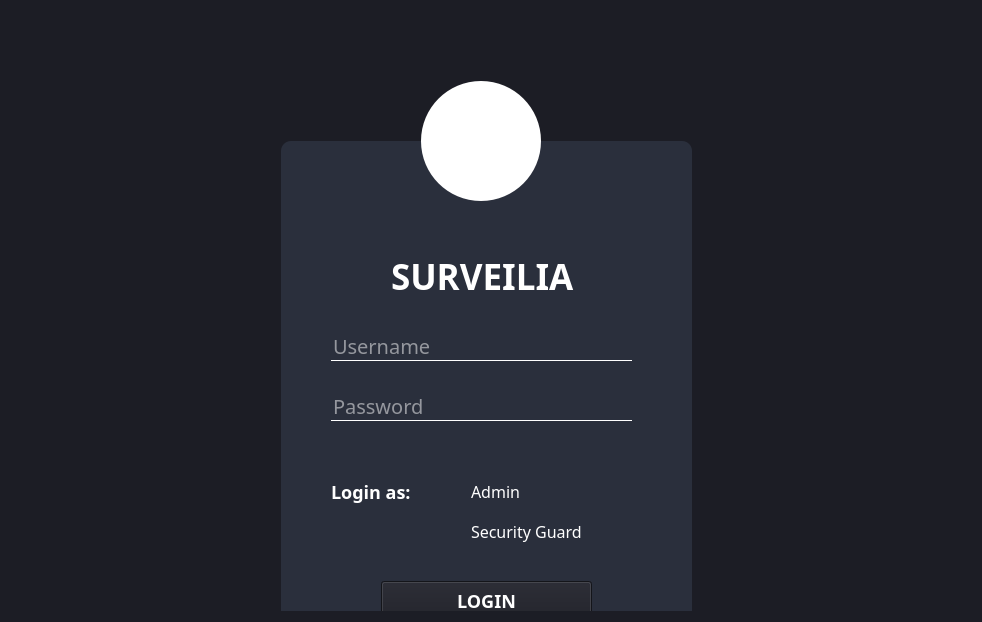
      <widget class="QWidget" name="login_page">
       <property name="styleSheet">
        <string notr="true">*{
font-family: century gothic;
font-size: 30px;
background-color:#1C1D25;
}
QFrame{
background: #2A2F3C ;
border-radius:10px;

}
QLabel{
color:white;
font-weight: bold;
}
QToolButton{
background:white;
border-radius:60px;
}
QLineEdit{
background: transparent;
border:none;
color:WHITE;
border-bottom:1px solid WHITE;
font-size:20px;

}
QPushButton{
font-size:18px;
font-weight:bold;
color:white ;
background-color:#1C1D25;
}
QPushButton:hover{
color:white;
background-color:black;
}
#logoLabel{
background:transparent;
}</string>
       </property>
       <layout class="QHBoxLayout" name="horizontalLayout_2">
        <item>
         <layout class="QHBoxLayout" name="horizontalLayout">
          <item>
           <spacer name="horizontalSpacer_2">
            <property name="orientation">
             <enum>Qt::Horizontal</enum>
            </property>
            <property name="sizeType">
             <enum>QSizePolicy::MinimumExpanding</enum>
            </property>
            <property name="sizeHint" stdset="0">
             <size>
              <width>200</width>
              <height>20</height>
             </size>
            </property>
           </spacer>
          </item>
          <item>
           <widget class="QWidget" name="login_widget" native="true">
            <property name="sizePolicy">
             <sizepolicy hsizetype="Preferred" vsizetype="Preferred">
              <horstretch>0</horstretch>
              <verstretch>0</verstretch>
             </sizepolicy>
            </property>
            <property name="minimumSize">
             <size>
              <width>560</width>
              <height>600</height>
             </size>
            </property>
            <widget class="QLabel" name="logo1_label">
             <property name="geometry">
              <rect>
               <x>200</x>
               <y>80</y>
               <width>150</width>
               <height>100</height>
              </rect>
             </property>
             <property name="styleSheet">
              <string notr="true">background: transparent;</string>
             </property>
             <property name="text">
              <string/>
             </property>
             <property name="pixmap">
              <pixmap resource="resource01.qrc">:/logo/surveilialogo.PNG</pixmap>
             </property>
             <property name="scaledContents">
              <bool>true</bool>
             </property>
            </widget>
            <widget class="QFrame" name="loginForm_frame">
             <property name="geometry">
              <rect>
               <x>70</x>
               <y>130</y>
               <width>411</width>
               <height>571</height>
              </rect>
             </property>
             <property name="frameShape">
              <enum>QFrame::StyledPanel</enum>
             </property>
             <property name="frameShadow">
              <enum>QFrame::Raised</enum>
             </property>
             <widget class="QLabel" name="title1_label">
              <property name="geometry">
               <rect>
                <x>110</x>
                <y>100</y>
                <width>221</width>
                <height>71</height>
               </rect>
              </property>
              <property name="styleSheet">
               <string notr="true">font-size:35px;</string>
              </property>
              <property name="text">
               <string>SURVEILIA</string>
              </property>
             </widget>
             <widget class="QLineEdit" name="username1_field">
              <property name="geometry">
               <rect>
                <x>50</x>
                <y>190</y>
                <width>301</width>
                <height>30</height>
               </rect>
              </property>
              <property name="placeholderText">
               <string>Username</string>
              </property>
             </widget>
             <widget class="QLineEdit" name="password1_field">
              <property name="geometry">
               <rect>
                <x>50</x>
                <y>250</y>
                <width>301</width>
                <height>30</height>
               </rect>
              </property>
              <property name="echoMode">
               <enum>QLineEdit::Password</enum>
              </property>
              <property name="placeholderText">
               <string>Password</string>
              </property>
             </widget>
             <widget class="QPushButton" name="login_pushButton">
              <property name="geometry">
               <rect>
                <x>100</x>
                <y>440</y>
                <width>211</width>
                <height>40</height>
               </rect>
              </property>
              <property name="text">
               <string>LOGIN</string>
              </property>
             </widget>
             <widget class="QRadioButton" name="security_radioButton">
              <property name="geometry">
               <rect>
                <x>170</x>
                <y>380</y>
                <width>151</width>
                <height>21</height>
               </rect>
              </property>
              <property name="styleSheet">
               <string notr="true">QRadioButton{
color:WHITE;
font-size:16px;
background:transparent;


}</string>
              </property>
              <property name="text">
               <string>Security Guard</string>
              </property>
             </widget>
             <widget class="QRadioButton" name="admin_radioButton">
              <property name="geometry">
               <rect>
                <x>170</x>
                <y>340</y>
                <width>141</width>
                <height>20</height>
               </rect>
              </property>
              <property name="styleSheet">
               <string notr="true">QRadioButton{
color:WHITE;
font-size:16px;
background:transparent;

}</string>
              </property>
              <property name="text">
               <string>Admin</string>
              </property>
             </widget>
             <widget class="QLabel" name="loginas1_label">
              <property name="geometry">
               <rect>
                <x>50</x>
                <y>330</y>
                <width>91</width>
                <height>41</height>
               </rect>
              </property>
              <property name="styleSheet">
               <string notr="true">*{
background: transparent;
border:none;
color:WHITE;
font-size:18px;
font-weight:500;

}</string>
              </property>
              <property name="text">
               <string>Login as:</string>
              </property>
             </widget>
             <widget class="QLabel" name="loginFlag_label">
              <property name="geometry">
               <rect>
                <x>50</x>
                <y>290</y>
                <width>301</width>
                <height>16</height>
               </rect>
              </property>
              <property name="styleSheet">
               <string notr="true">font-size:16px;
COLOR:red;</string>
              </property>
              <property name="text">
               <string/>
              </property>
             </widget>
             <widget class="QToolButton" name="eye_toolButton">
              <property name="geometry">
               <rect>
                <x>320</x>
                <y>250</y>
                <width>27</width>
                <height>22</height>
               </rect>
              </property>
              <property name="styleSheet">
               <string notr="true">background: #2A2F3C ;
</string>
              </property>
              <property name="text">
               <string/>
              </property>
              <property name="icon">
               <iconset resource="resource01.qrc">
                <normaloff>:/logo/invisible-24.png</normaloff>:/logo/invisible-24.png</iconset>
              </property>
             </widget>
            </widget>
            <widget class="QToolButton" name="logo1_toolButton">
             <property name="geometry">
              <rect>
               <x>210</x>
               <y>70</y>
               <width>120</width>
               <height>120</height>
              </rect>
             </property>
             <property name="text">
              <string/>
             </property>
            </widget>
            <zorder>loginForm_frame</zorder>
            <zorder>logo1_toolButton</zorder>
            <zorder>logo1_label</zorder>
           </widget>
          </item>
          <item>
           <spacer name="horizontalSpacer">
            <property name="orientation">
             <enum>Qt::Horizontal</enum>
            </property>
            <property name="sizeType">
             <enum>QSizePolicy::MinimumExpanding</enum>
            </property>
            <property name="sizeHint" stdset="0">
             <size>
              <width>200</width>
              <height>20</height>
             </size>
            </property>
           </spacer>
          </item>
         </layout>
        </item>
       </layout>
      </widget>
